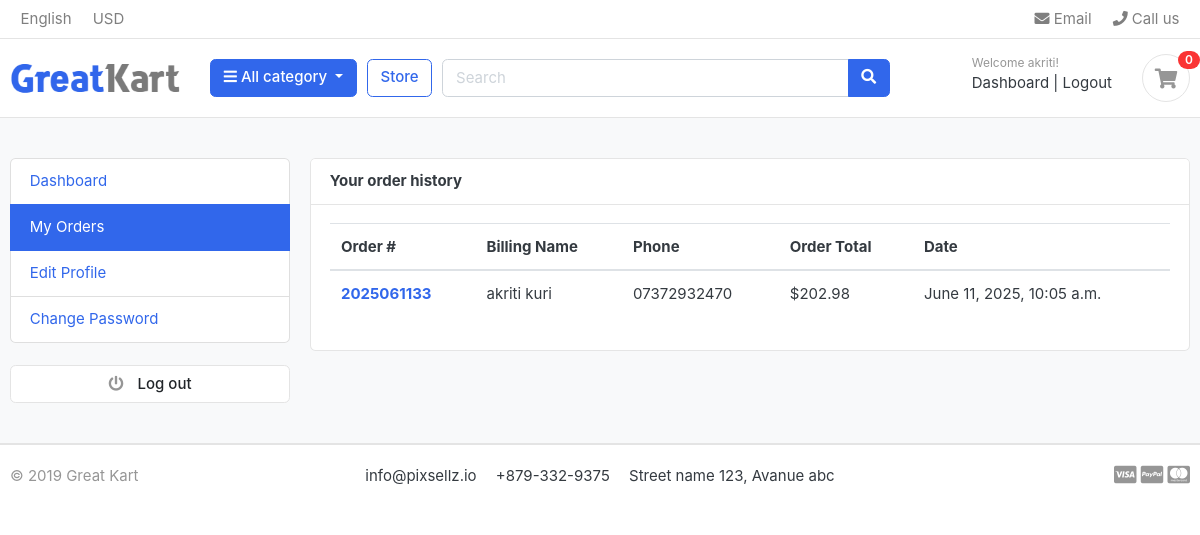
The page /accounts/my_order/ (signed in) on the database as committed earlier.
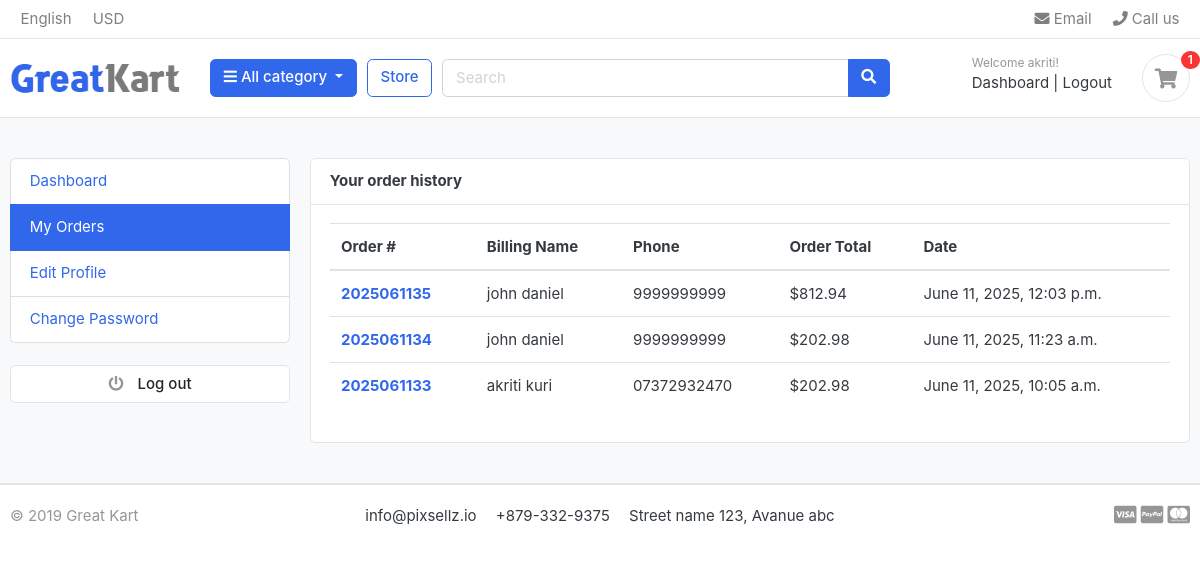
The same page on the database as committed later.
### accounts/models.py (models this page shows, shortened)
class accounts(AbstractBaseUser, PermissionsMixin):
    first_name = models.CharField(max_length=50)
    last_name = models.CharField(max_length=50)
    username = models.CharField(max_length=50, unique=True)
    email = models.EmailField(max_length=100, unique=True)
    phone_number = models.CharField(max_length=50, blank=True)
    date_joined = models.DateTimeField(auto_now_add=True)
    last_login = models.DateTimeField(auto_now=True)
    is_admin = models.BooleanField(default=False)
    is_staff = models.BooleanField(default=False)
    is_active = models.BooleanField(default=False)
    is_superuser = models.BooleanField(default=False)
    objects = MyAccountManager()
    USERNAME_FIELD = 'email'
    REQUIRED_FIELDS = ['username', 'first_name', 'last_name']

### orders/models.py (models this page shows, shortened)
class Order(models.Model):
    STATUS = (
        ('New', 'New'),
        ('Accepted', 'Accepted'),
        ('Completed', 'Completed'),
        ('Cancelled', 'Cancelled'),
    )
    user = models.ForeignKey(accounts, on_delete=models.SET_NULL, null=True)
    order_number = models.CharField(max_length=20)
    first_name = models.CharField(max_length=50)
    last_name = models.CharField(max_length=50)
    phone = models.CharField(max_length=15)
    email = models.EmailField(max_length=50)
    address_line_1 = models.CharField(max_length=50)
    address_line_2 = models.CharField(max_length=50, blank=True)
    country = models.CharField(max_length=50)
    state = models.CharField(max_length=50)
    city = models.CharField(max_length=50)
    order_note = models.CharField(max_length=100, blank=True)
    order_total = models.FloatField()
    tax = models.FloatField()
    status = models.CharField(max_length=10, choices=STATUS, default='New')
    ip = models.CharField(blank=True, max_length=20)
    is_ordered = models.BooleanField(default=False)
    order_completed = models.BooleanField(default=False)
    created_at = models.DateTimeField(auto_now_add=True)
    updated_at = models.DateTimeField(auto_now=True)
    def full_name(self):
        return f'{self.first_name} {self.last_name}'

### accounts/views.py (the view)
# urls.py: path('my_order/', views.my_order, name='my_order'),
@login_required(login_url='login')
def my_order(request):
    orders = Order.objects.filter(user=request.user, is_ordered=True).order_by('-created_at')
    context = {
        'orders': orders,
    }
    return render(request, 'accounts/my_order.html', context)

### carts/context_processors.py (called while the page is built)
def counter(request):
    cart_count = 0
    if 'admin' in request.path:
        return{}
    else:
        try:
            cart= Cart.objects.filter(cart_id=_cart_id(request))
            if request.user.is_authenticated:
                cart_items = CartItem.objects.all().filter(user=request.user)
            else:
                cart_items = CartItem.objects.all().filter(cart=cart[:1])
            for cart_item in cart_items:
                cart_count += cart_item.quantity
        except Cart.DoesNotExist:
            cart_count = 0
    return dict(cart_count=cart_count)

### carts/views.py (called while the page is built)
def _cart_id(request):
    cart = request.session.session_key
    if not cart:
        cart = request.session.create()
    return cart

### category/context_processors.py (called while the page is built)
def menu_links(request):
    links = category.objects.all()
    return dict(links=links)

### category/models.py (called while the page is built)
    def get_url(self):
            return reverse('products_by_category', args=[self.slug])

### trendza/templates/accounts/my_order.html (shortened to what this page needs)
{% extends 'base.html' %}
{% block content %}
<section class="section-conten padding-y bg">
<div class="container">
	<div class="row">
	{% include 'includes/dashboard_sidebar.html' %}
	<main class="col-md-9">
		<article class="card">
		<header class="card-header">
			<strong class="d-inline-block mr-3">Your order history</strong>
		</header>
		<div class="card-body">
			<div class="row">
			<div class="col-md-12">
				<table class="table table-hover">
				  <thead>
				    <tr>
				      <th scope="col">Order #</th>
				      <th scope="col">Billing Name</th>
				      <th scope="col">Phone</th>
				      <th scope="col">Order Total</th>
							<th scope="col">Date</th>
				    </tr>
				  </thead>
				  <tbody>
						{% for order in orders %}
				    <tr>
				      <th scope="row"><a href="{% url 'order_detail' order.order_number %}">{{order.order_number}}</a></th>
				      <td>{{order.full_name}}</td>
				      <td>{{order.phone}}</td>
				      <td>${{order.order_total}}</td>
							<td>{{order.created_at}}</td>
				    </tr>
				{% endfor %}
				  </tbody>
				</table>
			</div>
			</div>
		</div>
		</article>
	</main>
</div>
</div>
</section>
{% endblock %}

### trendza/templates/base.html (shortened to what this page needs)
{% load static %}
<!DOCTYPE HTML>
<html lang="en">
<head>
<link href="{% static 'css/bootstrap.css' %}" rel="stylesheet" type="text/css"/>
<link href="{% static 'fonts/fontawesome/css/all.min.css' %}" type="text/css" rel="stylesheet">
<link href="{% static 'css/ui.css' %}" rel="stylesheet" type="text/css"/>
<link href="{% static 'css/responsive.css' %}" rel="stylesheet" media="only screen and (max-width: 1200px)" />
</head>
<body>
    {% include "includes/navbar.html" %}
    {% block content%}
    {% endblock %}
     {% include "includes/footer.html" %}

### trendza/templates/includes/navbar.html (shortened to what this page needs)
{% load static%}
<header class="section-header">
 <nav class="navbar p-md-0 navbar-expand-sm navbar-light border-bottom">
  <div class="container">
  <div class="collapse navbar-collapse" id="navbarTop4">
    <ul class="navbar-nav mr-auto">
    	<li class="nav-item dropdown">
		 	<a href="#" class="nav-link">English</a>
		</li>
		<li class="nav-item dropdown">
			<a href="#" class="nav-link">USD</a>
		</li>
    </ul>
    <ul class="navbar-nav">
		<li><a href="#" class="nav-link"><i class="fa fa-envelope"></i> Email</a></li>
		<li><a href="#" class="nav-link"><i class="fa fa-phone"></i> Call us</a></li>
	</ul>
  </div>
  </div>
 </nav>
<section class="header-main border-bottom">
<div class="container">
<div class="row align-items-center">
	<div class="col-lg-2 col-md-3 col-6">
		<a href="{% url 'home'%}" class="brand-wrap">
			<img class="logo" src="{% static 'images/logo.png' %}">
		</a>
	</div>
	<div class="col-lg col-sm col-md col-6 flex-grow-0">
		<div class="category-wrap dropdown d-inline-block float-right">
			<button type="button" class="btn btn-primary dropdown-toggle" data-toggle="dropdown">
				<i class="fa fa-bars"></i> All category
			</button>
		</div>
	</div>
	<a href="{% url 'store'%}" class="btn btn-outline-primary">Store</a>
	<div class="col-lg col-md-6 col-sm-12 col">
		<form action="{% url 'search'%}" class="search" method='GET'>
			<div class="input-group w-100">
			    <input type="text" class="form-control" style="width:60%;" placeholder="Search" name="keyword">
			    <div class="input-group-append">
			      <button class="btn btn-primary" type="submit">
			        <i class="fa fa-search"></i>
			      </button>
			    </div>
		    </div>
		</form>
	</div>
	<div class="col-lg-3 col-sm-6 col-8 order-2 order-lg-3">
		<div class="d-flex justify-content-end mb-3 mb-lg-0">
			{% if user.id is None%}
			<div class="widget-header">
				<small class="title text-muted">Welcome guest!</small>
				<div>
					<a href="{% url 'login'%}">Sign in</a> <span class="dark-transp"> | </span>
					<a href="{% url 'register'%}"> Register</a>
				</div>
			</div>
			{%else%}
			<div class="widget-header">
				<small class="title text-muted">Welcome {{user.first_name}}!</small>
				<div>
					<a href="{% url 'dashboard'%}">Dashboard</a> <span class="dark-transp"> | </span>
					<a href="{% url 'logout'%}"> Logout</a>
				</div>
			</div>
			{%endif%}
			<a href="{% url 'cart' %}" class="widget-header pl-3 ml-3">
				<div class="icon icon-sm rounded-circle border"><i class="fa fa-shopping-cart"></i></div>
				<span class="badge badge-pill badge-danger notify">{{cart_count}}</span>
			</a>
		</div>
	</div>
</div>
</div>
</section>
</header>

### trendza/templates/includes/dashboard_sidebar.html
<aside class="col-md-3">
  <ul class="list-group">
    <a class="list-group-item {% if '/accounts/' == request.path %}active{% endif %}" href="{% url 'dashboard' %}"> Dashboard </a>
    <a class="list-group-item {% if '/my_order/' in request.path %}active{% endif %}" href="{% url 'my_order' %}"> My Orders </a>
    <a class="list-group-item {% if '/edit_profile/' in request.path %}active{% endif %}" href="{% url 'edit_profile' %}"> Edit Profile </a>
    <a class="list-group-item {% if '/change_password/' in request.path %}active{% endif %}" href="{% url 'change_password' %}"> Change Password </a>
  </ul>
  <br>
  <a class="btn btn-light btn-block" href="{% url 'logout' %}"> <i class="fa fa-power-off"></i> <span class="text">Log out</span> </a>
</aside>

### trendza/templates/includes/footer.html
<footer class="section-footer border-top">
	<div class="container">
		<section class="footer-bottom border-top row">
			<div class="col-md-2">
				<p class="text-muted"> &copy 2019 Great Kart </p>
			</div>
			<div class="col-md-8 text-md-center">
				<span  class="px-2">info@pixsellz.io</span>
				<span  class="px-2">+879-332-9375</span>
				<span  class="px-2">Street name 123, Avanue abc</span>
			</div>
			<div class="col-md-2 text-md-right text-muted">
				<i class="fab fa-lg fa-cc-visa"></i>
				<i class="fab fa-lg fa-cc-paypal"></i>
				<i class="fab fa-lg fa-cc-mastercard"></i>
			</div>
		</section>
	</div>
</footer>

### static/css/ui.css (style rules this page uses)
html { font-family: "Inter", sans-serif; font-size: 15px; }
.icon-xs, .icon-sm, .icon-md, .icon-lg { display: inline-block; text-align: center; flex-shrink: 0; flex-grow: 0; }
.icon-sm { width: 48px; height: 48px; line-height: 48px !important; font-size: 20px; }
.padding-y { padding-top: 40px; padding-bottom: 40px; }
article:after, .form-group:after { display: block; clear: both; content: ""; }
.bg { background-color: #f8f9fa; }
p:last-child { margin-bottom: 0; }
.header-main { position: relative; padding-top: 1rem; padding-bottom: 1rem; }
.brand-wrap .logo, .navbar-brand .logo { margin-right: 7px; max-height: 42px; display: inline-block; }
.widget-header { display: inline-block; vertical-align: middle; position: relative; }
.widget-header a { color: #343a40; }
.widget-header i { color: #969696; }
.widget-header .title { display: block; }
.widget-header .notify { position: absolute; top: -3px; right: -10px; }
.footer-bottom { padding-top: 20px; padding-bottom: 20px; }
.btn-light { background-color: #fff; border-color: #e4e4e4; }
.btn-light i { color: #969696; }
.btn i + .text { margin-left: 10px; }
.notify { position: absolute; top: -4px; right: -10px; display: inline-block; padding: 0.25em 0.6em; font-size: 12px; line-height: 1; text-align: center; border-radius: 3rem; color: #fff; background-color: #fa3434; }

Rows that differ between the two databases and show on the page:
added Order: order_number "2025061135", full_name "john daniel", phone "9999999999", order_total "812.94", created_at "June 11, 2025, 12:03 p.m."
added Order: order_number "2025061134", full_name "john daniel", phone "9999999999", order_total "202.98", created_at "June 11, 2025, 11:23 a.m."
Other text that changed with them:
{{ cart_count }}: "0" → "1"
